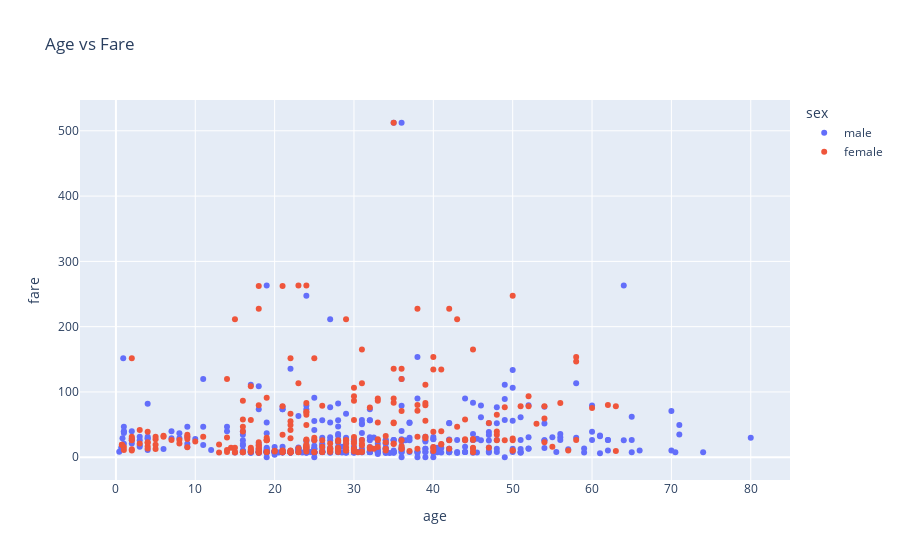

The cell this chart's notebook holds for it:
### Code cell
#scatter plot using plotly
fig3 = px.scatter(df,x="age",y="fare",color="sex", title="Age vs Fare")
fig3.show()

### Figure 1 — Plotly figure (JSON) as saved in the notebook; plotly's stock layout.template omitted (floating-point values rounded to 4 significant figures; data arrays with more than 128 entries replaced by an {"elided": "..."} marker saying what was removed)
{"data": [{"hovertemplate": "sex=male<br>age=%{x}<br>fare=%{y}<extra></extra>", "legendgroup": "male", "marker": {"color": "#636efa", "symbol": "circle"}, "mode": "markers", "name": "male", "orientation": "v", "showlegend": true, "type": "scatter", "x": {"elided": "577 float values"}, "xaxis": "x", "y": {"elided": "577 float values"}, "yaxis": "y"}, {"hovertemplate": "sex=female<br>age=%{x}<br>fare=%{y}<extra></extra>", "legendgroup": "female", "marker": {"color": "#EF553B", "symbol": "circle"}, "mode": "markers", "name": "female", "orientation": "v", "showlegend": true, "type": "scatter", "x": {"elided": "314 float values"}, "xaxis": "x", "y": {"elided": "314 float values"}, "yaxis": "y"}], "layout": {"legend": {"title": {"text": "sex"}, "tracegroupgap": 0}, "title": {"text": "Age vs Fare"}, "xaxis": {"anchor": "y", "domain": [0, 1], "title": {"text": "age"}}, "yaxis": {"anchor": "x", "domain": [0, 1], "title": {"text": "fare"}}}}
